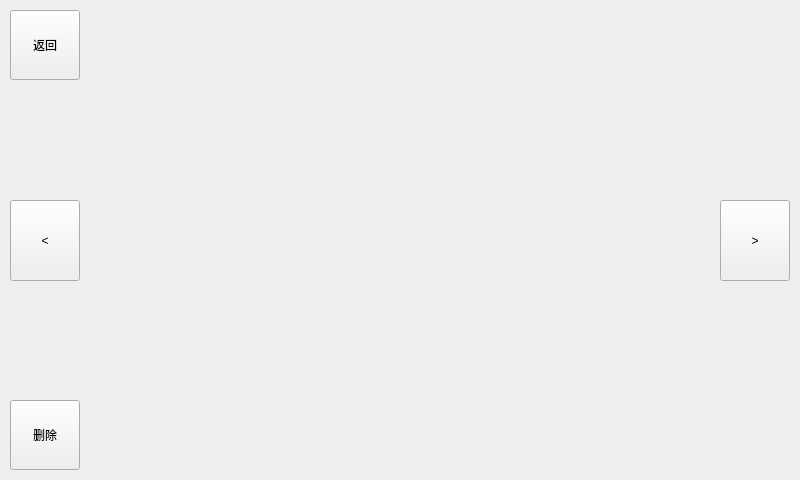
<?xml version="1.0" encoding="UTF-8"?>
<ui version="4.0">
 <class>Album</class>
 <widget class="QWidget" name="Album">
  <property name="geometry">
   <rect>
    <x>0</x>
    <y>0</y>
    <width>800</width>
    <height>480</height>
   </rect>
  </property>
  <property name="sizePolicy">
   <sizepolicy hsizetype="Fixed" vsizetype="Fixed">
    <horstretch>0</horstretch>
    <verstretch>0</verstretch>
   </sizepolicy>
  </property>
  <property name="windowTitle">
   <string>Form</string>
  </property>
  <widget class="QPushButton" name="previous">
   <property name="geometry">
    <rect>
     <x>10</x>
     <y>200</y>
     <width>70</width>
     <height>81</height>
    </rect>
   </property>
   <property name="sizePolicy">
    <sizepolicy hsizetype="Fixed" vsizetype="Fixed">
     <horstretch>0</horstretch>
     <verstretch>0</verstretch>
    </sizepolicy>
   </property>
   <property name="layoutDirection">
    <enum>Qt::LeftToRight</enum>
   </property>
   <property name="text">
    <string>&lt;</string>
   </property>
   <property name="iconSize">
    <size>
     <width>40</width>
     <height>40</height>
    </size>
   </property>
  </widget>
  <widget class="QPushButton" name="next">
   <property name="geometry">
    <rect>
     <x>720</x>
     <y>200</y>
     <width>70</width>
     <height>81</height>
    </rect>
   </property>
   <property name="sizePolicy">
    <sizepolicy hsizetype="Fixed" vsizetype="Fixed">
     <horstretch>0</horstretch>
     <verstretch>0</verstretch>
    </sizepolicy>
   </property>
   <property name="text">
    <string>&gt;</string>
   </property>
   <property name="iconSize">
    <size>
     <width>40</width>
     <height>40</height>
    </size>
   </property>
  </widget>
  <widget class="QPushButton" name="back">
   <property name="geometry">
    <rect>
     <x>10</x>
     <y>10</y>
     <width>70</width>
     <height>70</height>
    </rect>
   </property>
   <property name="sizePolicy">
    <sizepolicy hsizetype="Fixed" vsizetype="Fixed">
     <horstretch>0</horstretch>
     <verstretch>0</verstretch>
    </sizepolicy>
   </property>
   <property name="text">
    <string>返回</string>
   </property>
  </widget>
  <widget class="QPushButton" name="delete_2">
   <property name="geometry">
    <rect>
     <x>10</x>
     <y>400</y>
     <width>70</width>
     <height>70</height>
    </rect>
   </property>
   <property name="sizePolicy">
    <sizepolicy hsizetype="Fixed" vsizetype="Fixed">
     <horstretch>0</horstretch>
     <verstretch>0</verstretch>
    </sizepolicy>
   </property>
   <property name="text">
    <string>删除</string>
   </property>
  </widget>
  <widget class="QLabel" name="label">
   <property name="geometry">
    <rect>
     <x>100</x>
     <y>0</y>
     <width>600</width>
     <height>480</height>
    </rect>
   </property>
   <property name="sizePolicy">
    <sizepolicy hsizetype="Fixed" vsizetype="Fixed">
     <horstretch>0</horstretch>
     <verstretch>0</verstretch>
    </sizepolicy>
   </property>
   <property name="text">
    <string/>
   </property>
  </widget>
 </widget>
 <resources/>
 <connections/>
</ui>
